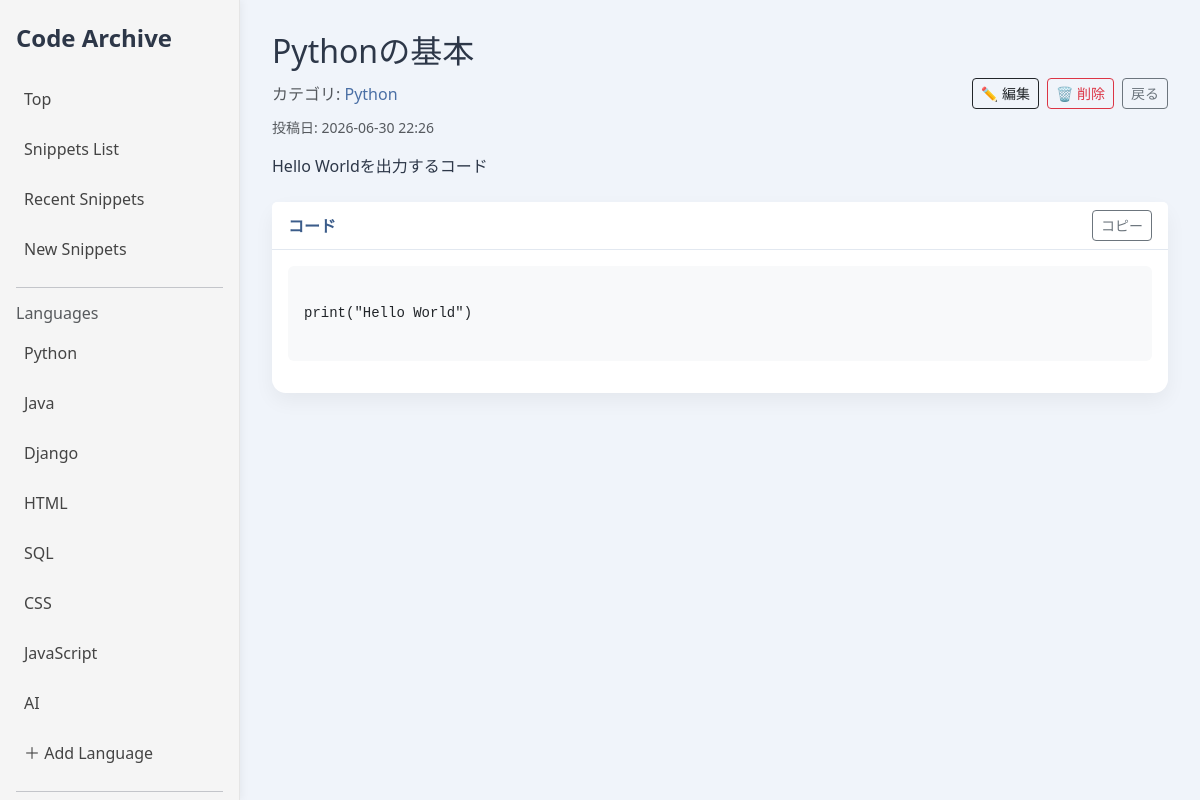
The page /snippets/1 on the database its author committed.
### snippets/models.py (models this page shows, shortened)
class Language(models.Model):
    name = models.CharField(max_length=50)
    default_subcategory = models.ForeignKey(
        'SubCategory',
        null= True,
        blank= True,
        on_delete= models.SET_NULL,
        related_name= 'default_for_language'
    )

class Snippet(models.Model):
    title = models.CharField(max_length=128)
    code = models.TextField(blank=True)
    description = models.TextField(blank=True)
    language = models.ForeignKey(Language,on_delete=models.CASCADE)
    SubCategory = models.ForeignKey(SubCategory,on_delete=models.SET_NULL,null=True,blank=True)
    created_at = models.DateTimeField(auto_now_add=True)

### snippets/views.py (the view)
# urls.py: path('snippets/<int:pk>',views.snippet_detail,name='snippet_detail'),
def snippet_detail(request,pk):
    snippet = Snippet.objects.get(pk=pk)
    lang = Language.objects.get(pk=snippet.language.id)
    subcategories = SubCategory.objects.filter(language=lang)
    return render(request,"snippets/snippet_detail.html",{
        "snippet":snippet,
        "subcategories":subcategories,
        })

### snippets/context_processors.py (called while the page is built)
def categories(request):
    return{
        "categories":Language.objects.all()
    }

### snippets/templates/snippets/snippet_detail.html (shortened to what this page needs)
{% extends "snippets/base.html" %}
{% block main %}
<div class="mb-4">
    <h2>{{ snippet.title }}</h2>
<div class="d-flex align-items-center mb-2">
    <p class="text-muted mb-0 me-2">
        カテゴリ:
        <a class="link-underline" href="{% url 'language_detail' snippet.language.pk %}">
            {{ snippet.language.name }}
        </a>
    </p>
 <div class="ms-auto d-flex gap-2">
        <a href="{% url 'snippet_edit' snippet.pk %}"
           class="btn btn-sm btn-outline-dark">
            ✏️ 編集
        </a>
        <a href="{% url 'snippet_delete' snippet.pk %}"
           class="btn btn-sm btn-outline-danger">
            🗑️ 削除
        </a>
        <a href="{% url 'subcategory_detail' snippet.SubCategory.pk  %}" class="btn btn-sm btn-outline-secondary">
            戻る
        </a>
    </div>
</div>
    <p class="text-muted small">
        投稿日: {{ snippet.created_at|date:"Y-m-d H:i" }}
    </p>
    {% if snippet.description %}
        <div class="mb-3">
            <p>{{ snippet.description }}</p>
        </div>
    {% endif %}
</div>
<div class="card mb-4">
    <div class="card-header d-flex justify-content-between align-items-center">
        <span>コード</span>
        <button class="btn btn-sm btn-outline-secondary" onclick="copyCode()">
            コピー
        </button>
    </div>
    <div class="card-body">
        <pre id="code-block" class="bg-light p-3 rounded" style="white-space: pre-wrap;"><code>
{{ snippet.code }}
        </code></pre>
    </div>
</div>
{% endblock %}

### snippets/templates/snippets/base.html (shortened to what this page needs)
{% load static %}
<html>
<head>
  <link href="https://cdn.jsdelivr.net/npm/bootstrap@5.3.2/dist/css/bootstrap.min.css" rel="stylesheet">
  <link rel="stylesheet" href="{% static 'snippets/style.css' %}">
  <link rel="stylesheet" href="//cdnjs.cloudflare.com/ajax/libs/highlight.js/11.7.0/styles/github.min.css">
</head>
<body class="page-transition">
  <aside id="sidebar" class="sidebar" style="position:fixed; left:0; top:0;">
    <h4 class="fw-bold mb-4">Code Archive</h4>
    <a href="{% url 'top' %}" class="nav-item-link">Top</a>
    <a href="{% url 'snippets_list' %}" class="nav-item-link">Snippets List</a>
    <a href="{% url 'recent_snippets' %}" class="nav-item-link">Recent Snippets</a>
    <a href="{% url 'snippet_add' %}" class="nav-item-link">New Snippets</a>
    <hr>
    <h6 class="text-muted">Languages</h6>
    {% for c in categories %}
      <a href="/languages/{{ c.id }}" class="nav-item-link">{{ c.name }}</a>
    {% endfor %}
    <a href="{% url 'languages_add' %}" class="nav-item-link">＋ Add Language</a>
    <hr>
  </aside>
  <main class="content page-transition">
    {% block main %}{% endblock %}
  </main>
</body>
</html>

### snippets/static/snippets/style.css (style rules this page uses)
.sidebar { position: fixed; width: 240px; height: 100vh; background: #f7f7f7; border-right: 1px solid #e5e5e5; padding: 24px 16px; overflow-y: auto; box-shadow: 2px 0 8px rgba(0, 0, 0, 0.05); left: 0; top: 0; }
.content { padding: 32px; overflow-y: auto; }
.nav-item-link { display: block; padding: 10px 8px; border-radius: 8px; text-decoration: none; color: #444; margin-bottom: 6px; }
.page-transition { animation: slideIn 0.5s ease; }
.sidebar { position: fixed; top: 0; left: 0; width: 240px; height: 100vh; background: #f5f5f5; border-right: 1px solid #e5e5e5; padding: 24px 16px; overflow-y: auto; }
.content { margin-left: 240px; padding: 32px; overflow-y: auto; }
:root { --color-primary: #4a6fa5; --color-primary-dark: #3b5c8a; --color-bg-light: #f0f4fa; --color-text-main: #2d3748; }
body { background: var(--color-bg-light); color: var(--color-text-main); font-family: 'Segoe UI', 'Hiragino Sans', sans-serif; }
.card { border-radius: 14px; background: #ffffff; box-shadow: 0 8px 20px rgba(0, 0, 0, 0.05); border: none; }
.card-header { background: #ffffff; border-bottom: 1px solid #e2e8f0; font-weight: 600; color: var(--color-primary-dark); }
.link-underline { color: var(--color-primary); font-weight: 500; text-decoration: none; position: relative; transition: color 0.2s ease; }
.link-underline::after { content: ""; position: absolute; left: 0; bottom: -2px; width: 0%; height: 2px; background: var(--color-primary); transition: width 0.25s ease; border-radius: 2px; }

### rows shown on the page
Language: name "Python"
Language: name "Java"
Language: name "Django"
Language: name "HTML"
Language: name "SQL"
Language: name "CSS"
Language: name "JavaScript"
Language: name "AI"
Snippet: title "Pythonの基本", language.name "Python", created_at "2026-06-30 22:26", description "Hello Worldを出力するコード", code "print(\"Hello World\")"
